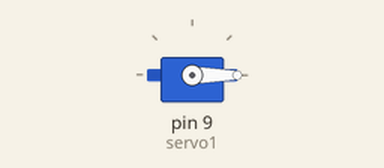
A sketch run on a simulated Arduino Uno, built with avr-gcc and run on an emulated ATmega328P. Parts: servo.

Above: at 0.05 s.
At 4.95 s:
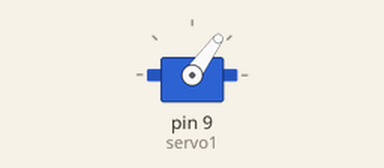
At 9.95 s:
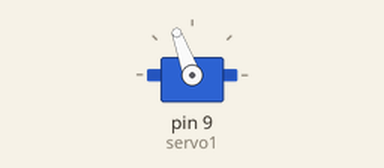
At 19.85 s:
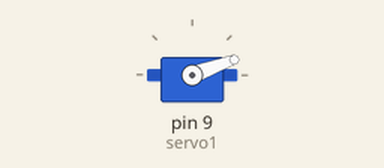
Timing chart, 0 to 28.1 s (numbered marks = the images above):
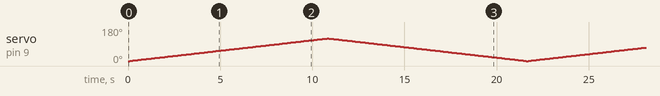

The sketch:

servo_prac.ino
```cpp
#include<Servo.h>
Servo servo1;
int pos1=0;
void setup() {
  servo1.attach(9);
}

void loop() {

  for(pos1=0;pos1<120;pos1++){
    servo1.write(pos1);
    delay(90);
    }
    for(pos1=120;pos1>0;pos1--){
    servo1.write(pos1);
    delay(90);
    }
  /*if(c==1){
    one.write(a);
    two.write(b);
    c++;
    }

    if(Serial.available()>0)
    {
      char d;
      d=Serial.read();
      Serial.println(d);
      if(d=='G')
      {
        a++;
        one.write(a);
      }
      if(d=='R')
      {
        a--;
        one.write(a);
      }
      if(d=='E')
      {
        b++;
        two.write(b);
      }
      if(d=='Q')
      {
        b--;
        two.write(b);
      }
    }*/

}
```
